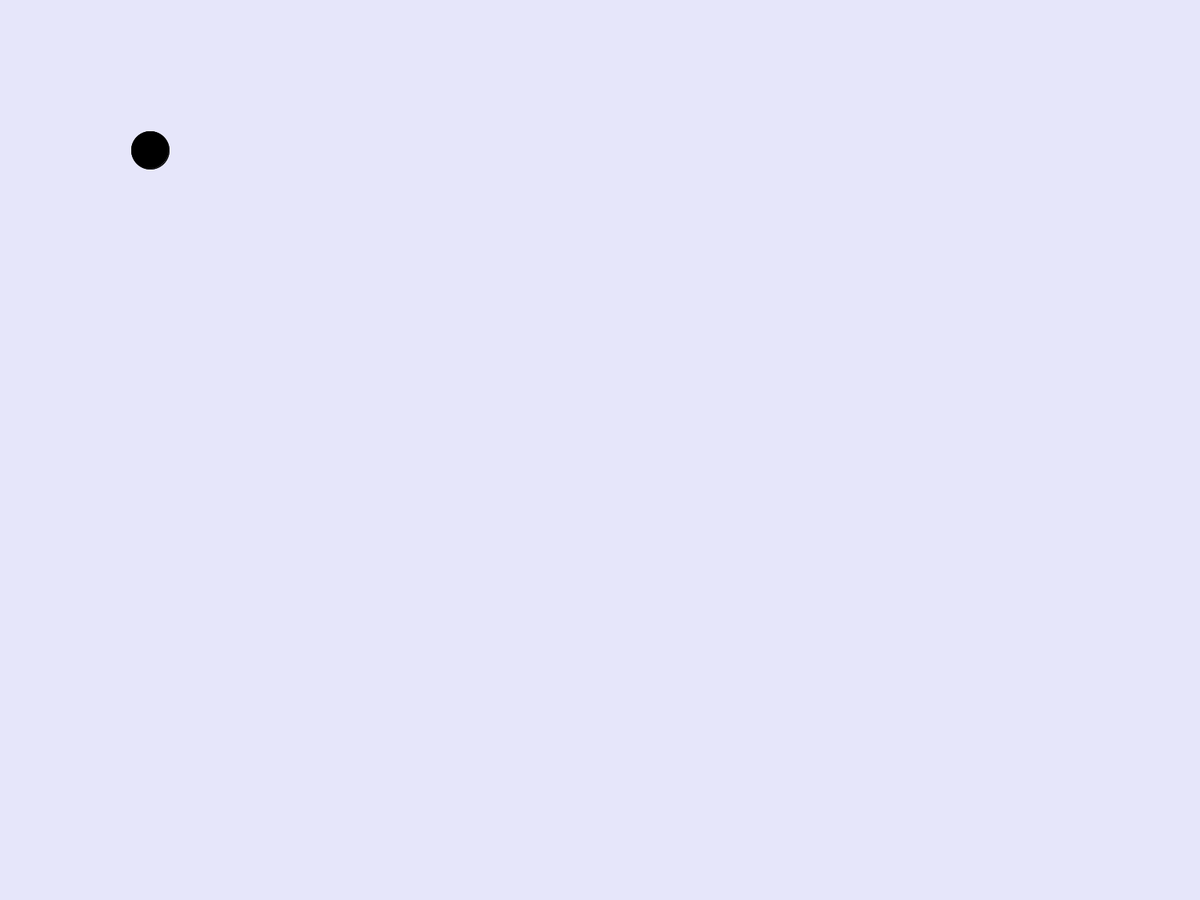
Frame 1 (no input)
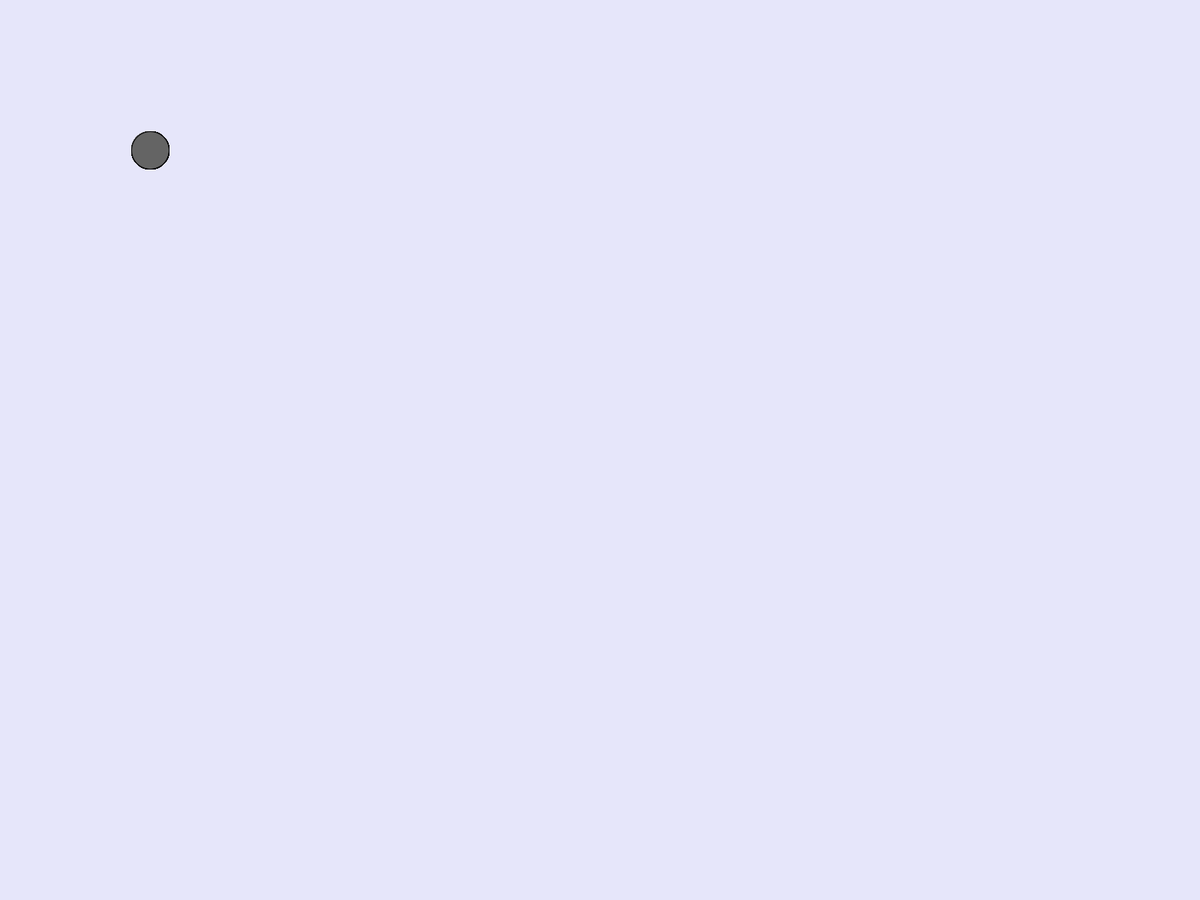
Frame 60 (the mouse pressed at the canvas centre just before this capture)
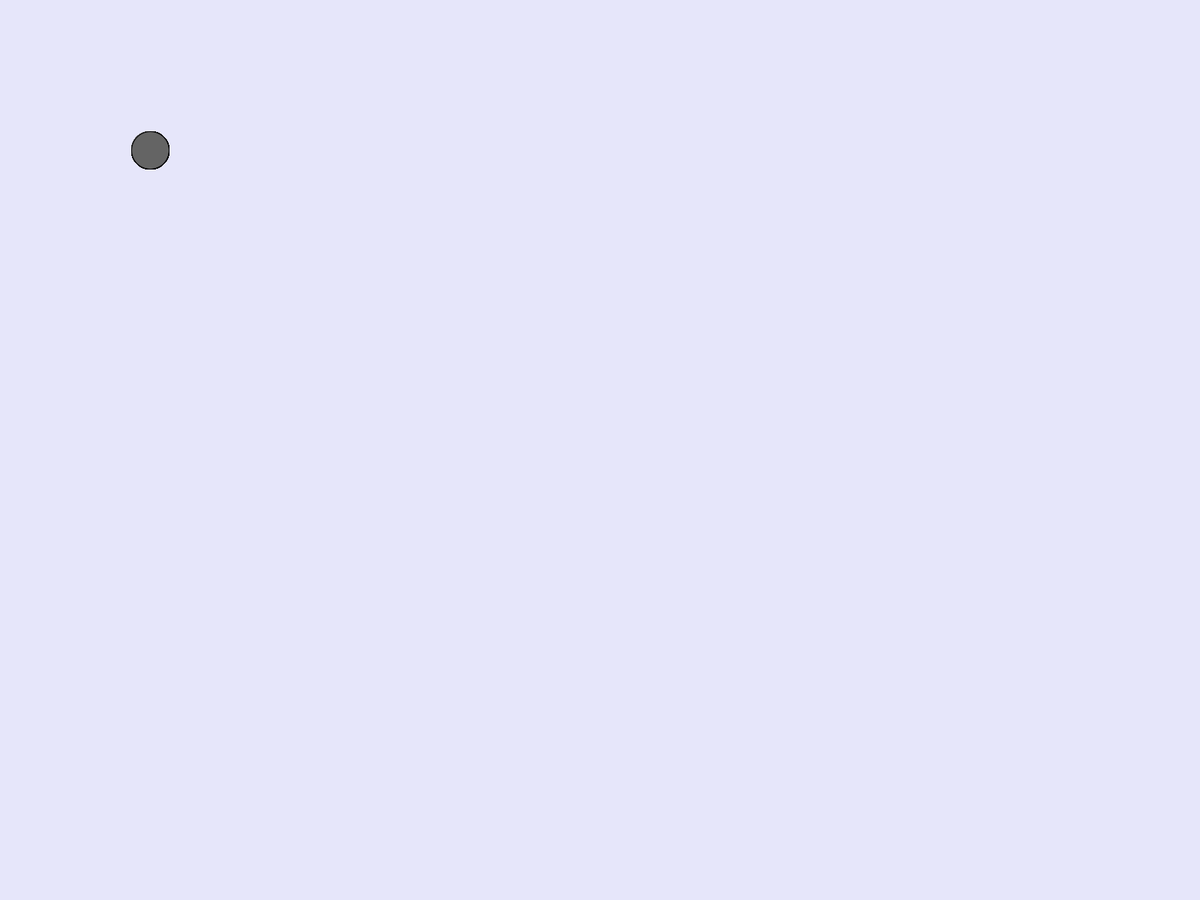
Frame 120 (the mouse held since frame 60 and released just before this capture)

The Processing sketch that drew these frames (run headless with seeded random() and noise(); from frame 60 on, the mouse is pressed at the canvas centre):

// Processing sketch: sketch_180228b
// ── sketch_180228b.pde
int button1Color=255;
int button2Color=0;
int bx=100;
int by=100;
int w=200;
int h=200;
int x1=200;
int x2=200;
int y1=200;
int y2=200;
int size1=50;
int size2=50;

void setup(){
background(#E6E6FA);
fullScreen();
}

void draw(){
fill(button1Color);
  ellipse(x1, y1, size1, size1);
  fill(button2Color);
  ellipse(x2, y2, size2, size2);

  float distance1 = dist(x1, y1, mouseX, mouseY);
  if ( distance1 < size1/2) { //mouse hover
    button1Color = color(255, 0, 0);
    if (mousePressed) {
      button1Color = color(random(255), random(255), random(255));
    }
  } else {
    button1Color = color(100);
  }
  float distance2 = dist(x2, y2, mouseX, mouseY);
  if ( distance2 < size2/2) { //mouse hover
    button2Color = color(255, 0, 0);
    if (mousePressed) {
      button2Color = color(random(255), random(255), random(255));
    }
  } else {
    button2Color = color(100);
  }
}
